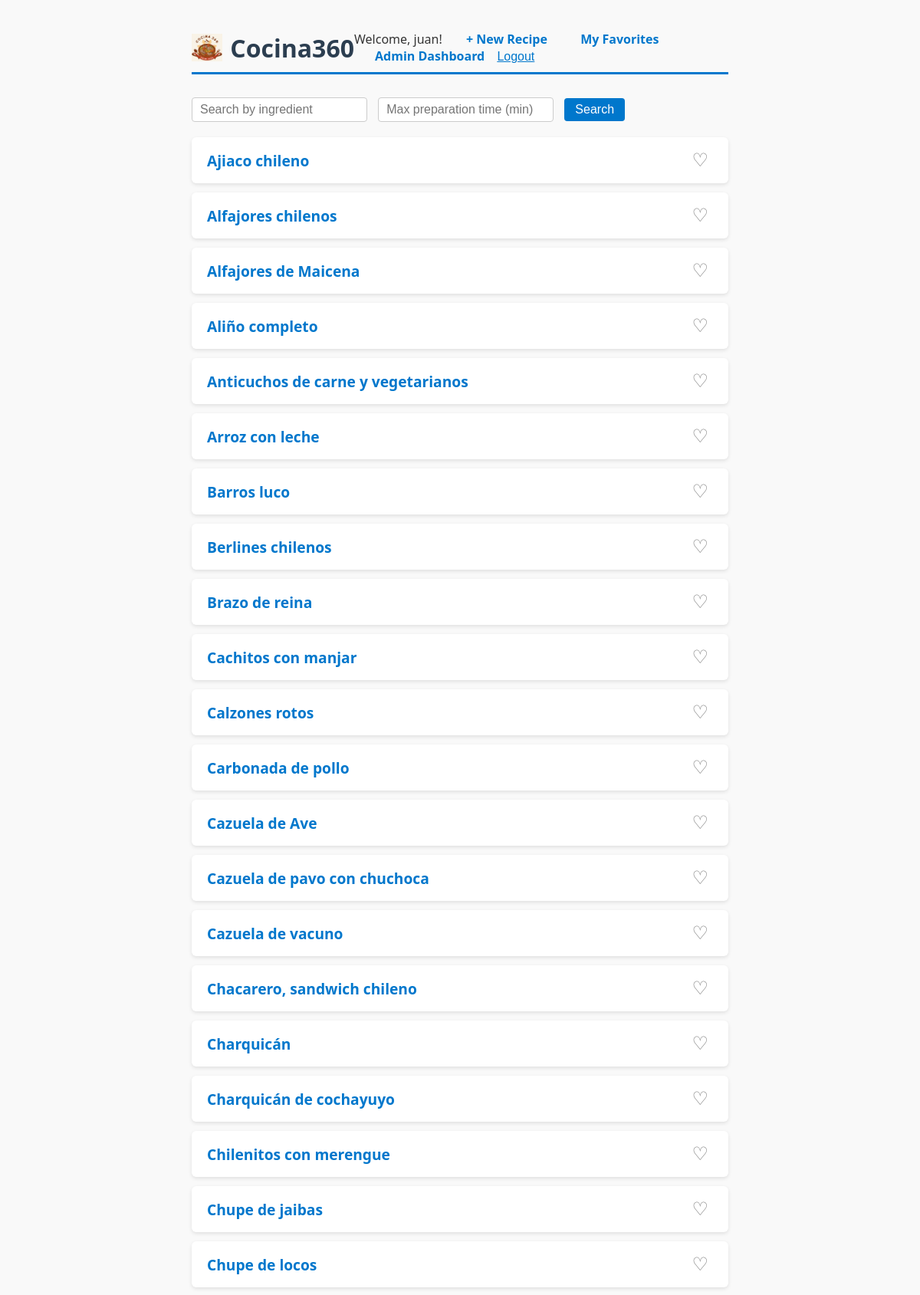
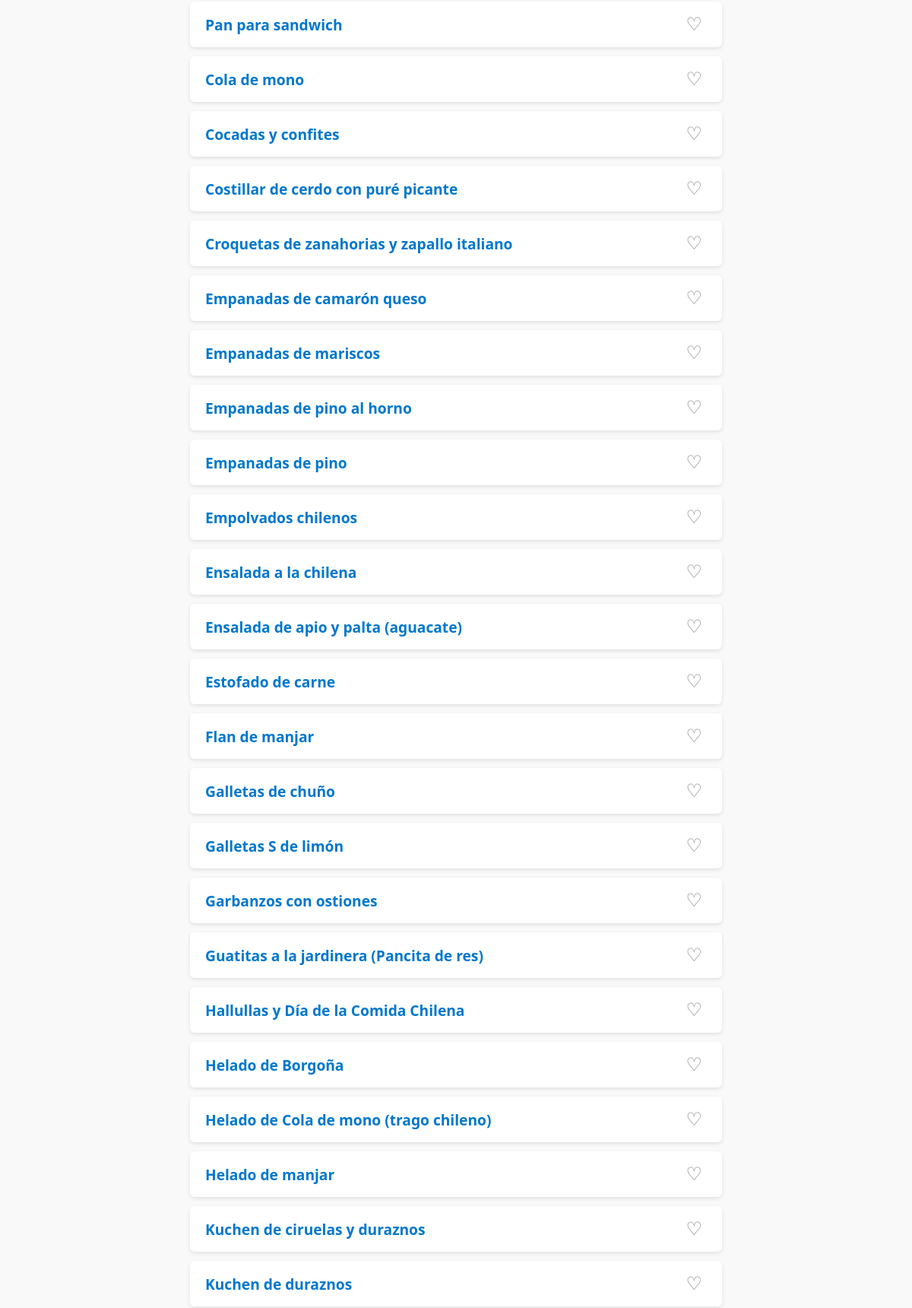
Page /recipes/ (signed in, upper part) on the committed database (2 pictures, top to bottom).
### recipes/models.py (models this page shows)
class Recipe(models.Model):
    name = models.CharField(max_length=255)
    preparation_time = models.FloatField(null=True, blank=True)
    min_portion = models.IntegerField(null=True, blank=True)
    max_portion = models.IntegerField(null=True, blank=True)
    creator = models.ForeignKey(User, on_delete=models.CASCADE, related_name='recipes')
    difficulty = models.CharField(max_length=50, default="Fácil")

### recipes/views.py (the view)
# urls.py: path('', views.recipe_list, name='recipe_list'),
def recipe_list(request):
    ingredient_query = request.GET.get('ingredient', '').strip()
    max_time = request.GET.get('max_time', '').strip()
    recipes = Recipe.objects.all()
    if ingredient_query:
        recipes = recipes.filter(ingredients__name__icontains=ingredient_query).distinct()
    if max_time:
        try:
            max_time_float = float(max_time)
            recipes = recipes.filter(preparation_time__lte=max_time_float)
        except ValueError:
            pass  # Ignore if not a valid number
    return render(request, 'recipes/recipe_list.html', {
        'recipes': recipes,
        'ingredient_query': ingredient_query,
        'max_time': max_time,
    })

### recipes/templates/recipes/recipe_list.html (shortened to what this page needs)
{% extends "base.html" %}
{% block content %}
<form method="get" action="{% url 'recipe_list' %}" class="search-form">
    <input type="text" name="ingredient" placeholder="Search by ingredient" value="{{ ingredient_query }}">
    <input type="number" step="0.1" min="0" name="max_time" placeholder="Max preparation time (min)" value="{{ max_time }}">
    <button type="submit">Search</button>
</form>
<ul>
    {% for recipe in recipes %}
        <li>
            <a href="{% url 'recipe_detail' pk=recipe.pk %}" class="recipe-link">{{ recipe.name }}</a>
            {% if user.is_authenticated %}
                <form action="{% url 'toggle_favorite' pk=recipe.pk %}" method="post" class="favorite-form" title="Toggle Favorite">
                    {% if recipe.pk in favorite_recipe_ids %}
                        <button type="submit" class="favorite-btn favorited" aria-label="Remove from favorites">♥</button>
                    {% else %}
                        <button type="submit" class="favorite-btn" aria-label="Add to favorites">♡</button>
                    {% endif %}
                </form>
            {% endif %}
        </li>
    {% empty %}
        <li>No recipes found.</li>
    {% endfor %}
</ul>
{% endblock %}

### recipes/templates/base.html (shortened to what this page needs)
{% load static %}
<!DOCTYPE html>
<html lang="es">
<head>
</head>
<body>
    <header>
        <a class="brand" href="{% url 'recipe_list' %}">
            <img src="{% static 'images/logo.png' %}" alt="Cocina 360" class="logo">
            <h1>Cocina360</h1>
        </a>
        <nav>
            {% if user.is_authenticated %}
            <span>Welcome, {{ user.username }}!</span>
            <a href="{% url 'recipe_create' %}">+ New Recipe</a>
            <a href="{% url 'favorite_list' %}">My Favorites</a>
            {% if user.is_superuser %}
            <a href="{% url 'admin_dashboard' %}">Admin Dashboard</a>
            {% endif %}
            <form action="{% url 'logout' %}" method="post" style="display:inline;">
                <button type="submit"
                    style="background:none; border:none; padding:0; cursor:pointer; color:#0077cc; text-decoration:underline; font-size:1rem;">
                    Logout
                </button>
            </form>
            {% else %}
            <a href="{% url 'login' %}">Login</a>
            <a href="{% url 'register' %}">Register</a>
            {% endif %}
        </nav>
    </header>
    {% block content %}{% endblock %}
</body>
</html>

### recipes/templates/base.html (style rules this page uses)
body { font-family: 'Segoe UI', Tahoma, Geneva, Verdana, sans-serif; background: #f9f9f9; color: #333; max-width: 700px; margin: 40px auto; padding: 0 20px 40px; }
header { display: flex; justify-content: space-between; align-items: center; margin-bottom: 30px; border-bottom: 3px solid #0077cc; padding-bottom: 10px; }
.brand { display: flex; align-items: center; gap: 10px; text-decoration: none; color: inherit; }
.brand img { height: 36px; width: auto; }
h1 { font-size: 2.0rem; color: #2c3e50; margin: 0; }
nav a { margin-left: 15px; font-weight: 600; color: #0077cc; text-decoration: none; font-size: 1rem; padding: 6px 12px; border-radius: 4px; transition: background-color 0.3s ease; }
ul { list-style: none; padding-left: 0; }
li { background: white; margin-bottom: 12px; padding: 15px 20px; border-radius: 6px; box-shadow: 0 2px 5px rgb(0 0 0 / 0.1); transition: box-shadow 0.3s ease; display: flex; align-items: center; justify-content: space-between; }
li a.recipe-link { color: #0077cc; font-weight: 600; font-size: 1.2rem; text-decoration: none; flex-grow: 1; }
form.favorite-form { margin-left: 15px; }
button.favorite-btn { background: none; border: none; cursor: pointer; font-size: 1.5rem; color: gray; transition: color 0.3s ease; }
form.search-form { margin-bottom: 20px; }
form.search-form input[type="text"], form.search-form input[type="number"] { padding: 6px 10px; margin-right: 10px; border: 1px solid #ccc; border-radius: 4px; font-size: 1rem; }
form.search-form button { padding: 6px 14px; font-size: 1rem; border: none; background-color: #0077cc; color: white; border-radius: 4px; cursor: pointer; transition: background-color 0.3s ease; }

### rows in the picture
Recipe: name "Ajiaco chileno"
Recipe: name "Alfajores chilenos"
Recipe: name "Alfajores de Maicena"
Recipe: name "Aliño completo"
Recipe: name "Anticuchos de carne y vegetarianos"
Recipe: name "Arroz con leche"
Recipe: name "Barros luco"
Recipe: name "Berlines chilenos"
Recipe: name "Brazo de reina"
Recipe: name "Cachitos con manjar"
Recipe: name "Calzones rotos"
Recipe: name "Carbonada de pollo"
Recipe: name "Cazuela de Ave"
Recipe: name "Cazuela de pavo con chuchoca"
Recipe: name "Cazuela de vacuno"
Recipe: name "Chacarero, sandwich chileno"
Recipe: name "Charquicán"
Recipe: name "Charquicán de cochayuyo"
Recipe: name "Chilenitos con merengue"
Recipe: name "Chupe de jaibas"
Recipe: name "Chupe de locos"
Recipe: name "Pan para sandwich"
Recipe: name "Cola de mono"
Recipe: name "Cocadas y confites"
Recipe: name "Costillar de cerdo con puré picante"
Recipe: name "Croquetas de zanahorias y zapallo italiano"
Recipe: name "Empanadas de camarón queso"
Recipe: name "Empanadas de mariscos"
Recipe: name "Empanadas de pino al horno"
Recipe: name "Empanadas de pino"
Recipe: name "Empolvados chilenos"
Recipe: name "Ensalada a la chilena"
Recipe: name "Ensalada de apio y palta (aguacate)"
Recipe: name "Estofado de carne"
Recipe: name "Flan de manjar"
Recipe: name "Galletas de chuño"
Recipe: name "Galletas S de limón"
Recipe: name "Garbanzos con ostiones"
Recipe: name "Guatitas a la jardinera (Pancita de res)"
Recipe: name "Hallullas y Día de la Comida Chilena"
Recipe: name "Helado de Borgoña"
Recipe: name "Helado de Cola de mono (trago chileno)"
Recipe: name "Helado de manjar"
Recipe: name "Kuchen de ciruelas y duraznos"
Recipe: name "Kuchen de duraznos"

### other values in the picture
{{ user.username }} "juan"
